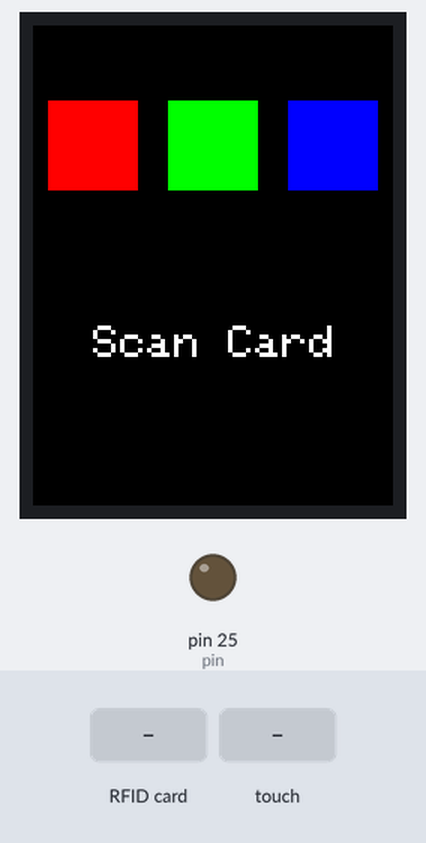
The sketch below on a simulated Arduino Mega 2560, built with avr-gcc and run on an emulated ATmega2560. Shown: 240×320 colour display, output pins drawn as LEDs (lit = HIGH). The test bench sets the inputs (shaded band). Random numbers use the default seed unless the sketch sets one; pins used as bus, display or sensor lines are not drawn; what the sketch prints to the serial monitor is not drawn.

Above: at 1.5 s.
1.6 s: RFID card 5E 7A 19 C4 held to the reader
At 2.4 s:
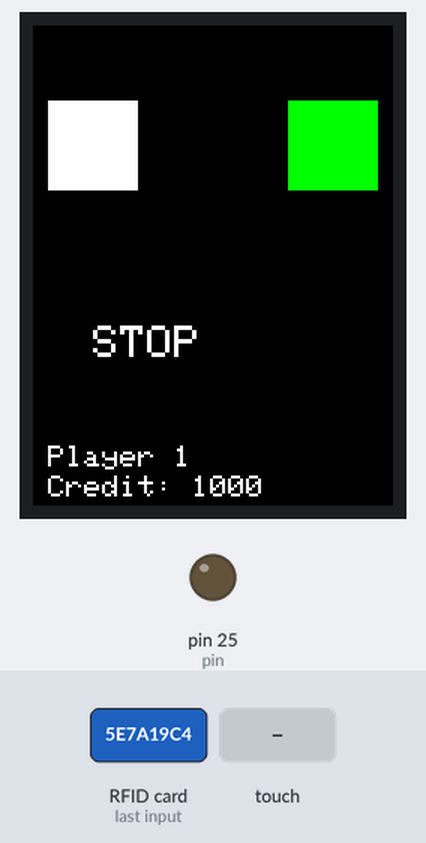
3.2 s: touch panel pressed at 13 % / 10 % of its raw x / y range
At 4.6 s:
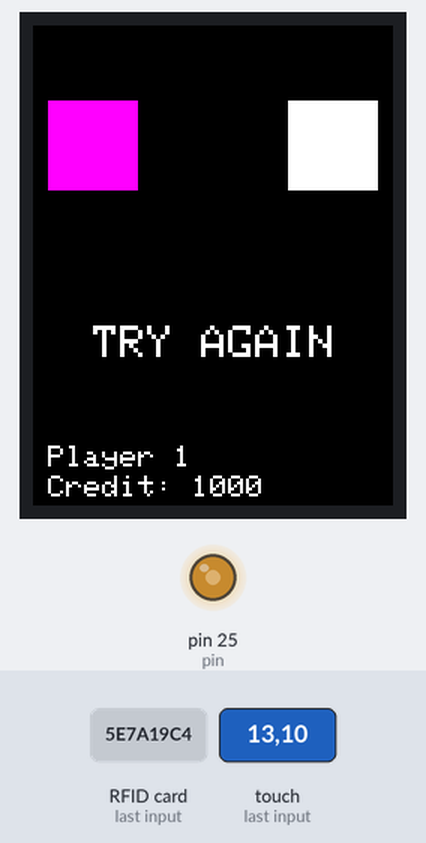
4.8 s: touch panel pressed at 38 % / 10 % of its raw x / y range
At 6.49 s:
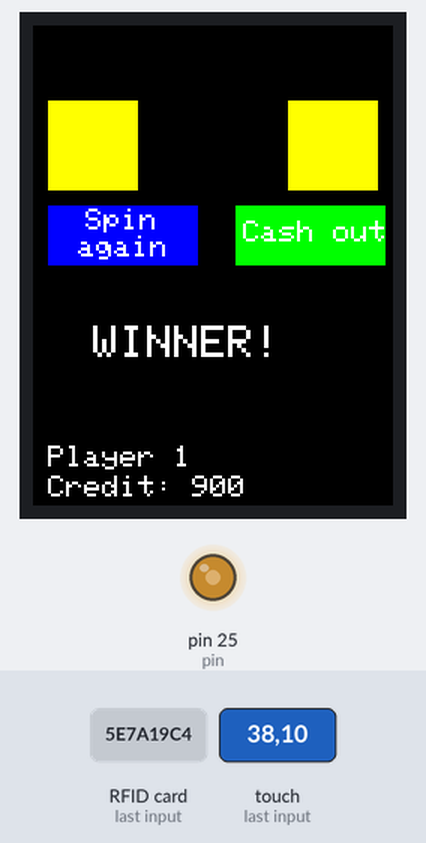
7.8 s: RFID card 5E 7A 19 C4 held to the reader
At 10.3 s:
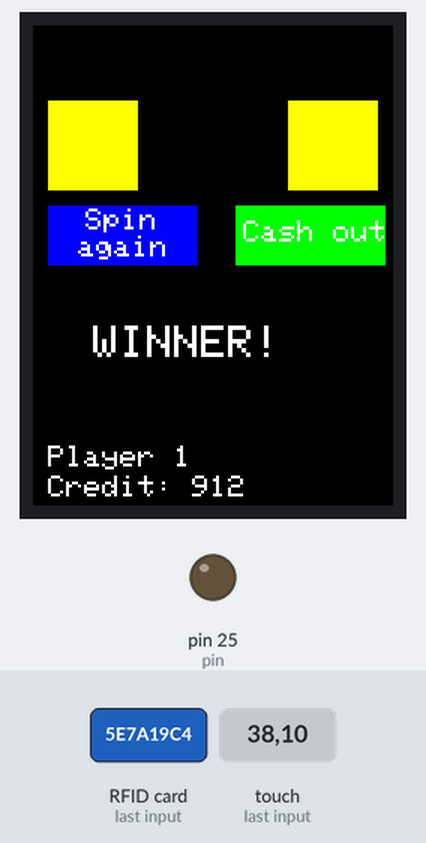
10.6 s: RFID card 53 54 30 3E held to the reader
At 11.6 s:
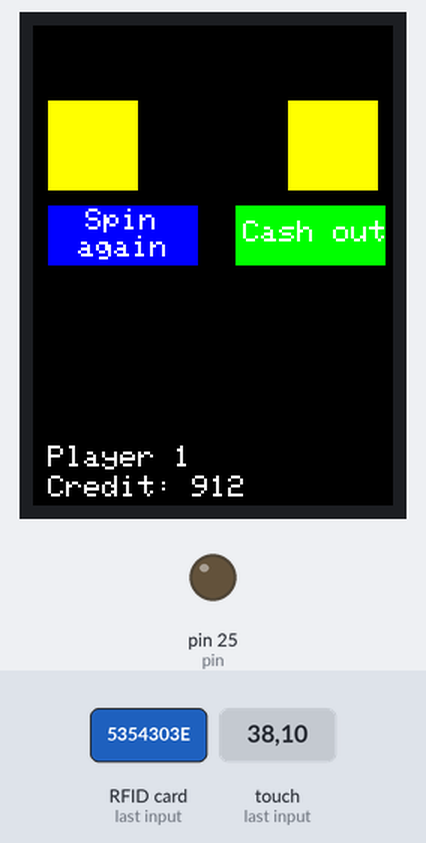
12.1 s: RFID card 5E 7A 19 C4 held to the reader
At 13.3 s:
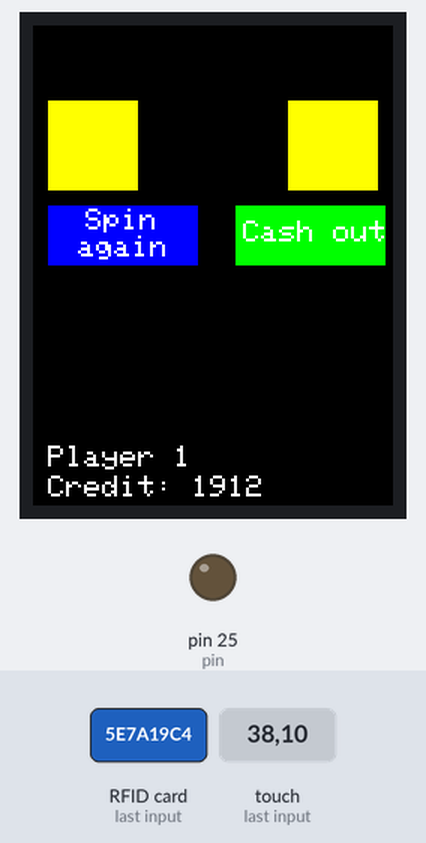
Timing chart, 0 to 14.6 s (numbered marks = the images above; inputs shaded):
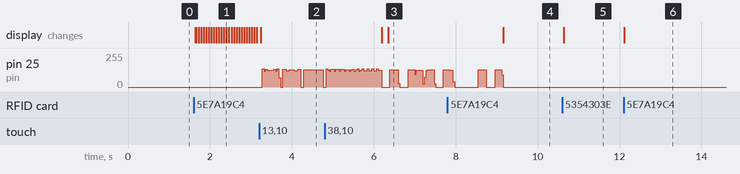

Measured:
- after the input at 1.6 s, the display: first changes at once (image 1 shows a later state)
- after the input at 4.8 s, the display: first changes after 1.4 s (image 3 shows a later state)
- after the input at 7.8 s, the display: changes after 1.4 s (image 4)
- after the input at 10.6 s, the display: changes at once (image 5)
- after the input at 12.1 s, the display: changes at once (image 6)

The sketch:

SlotmaschineAdmin.ino
```cpp
#include <Adafruit_GFX.h>
#include <MCUFRIEND_kbv.h>
#include <TouchScreen.h>
#include <SPI.h>
#include <MFRC522.h>

void storeNewPlayer(byte *uid, int bonus = 0);
// Pins für TFT-Display
#define TFT_CS 10
#define TFT_RST 9
#define TFT_DC 8

// Kalibrierung Touchscreens
const int XP = 8, XM = A2, YP = A3, YM = 9; // Pins für den Touchscreen
const int TS_LEFT = 829, TS_RT = 135, TS_TOP = 168, TS_BOT = 908; // Kalibrierte Werte

TouchScreen ts = TouchScreen(XP, YP, XM, YM, 300);

// TFT Display-Objekt
MCUFRIEND_kbv tft;

// Größe des Displays
#define TFT_WIDTH 320
#define TFT_HEIGHT 240

// Positionen der Symbole auf dem Display
int symbol1X, symbol1Y;
int symbol2X, symbol2Y;
int symbol3X, symbol3Y;
int symbolWidth = 60;
int symbolHeight = 60;

// Statusvariable zum Anhalten der Symbole
bool stopSymbols = false;

// Text zur Anzeige des Status
String statusText = "STOP";
bool statusChanged = true;

// Liste der möglichen Farben (RGB)
const uint8_t colors[][3] = {
  {255, 0, 0}, // Rot
  {255, 0, 0},
  {0, 255, 0}, // Grün
  {0, 255, 0},
  {0, 255, 0},
  {0, 0, 255}, //Blau
  {0, 0, 255},
  {0, 0, 255},
  {0, 0, 255},
  {255, 255, 0}, // Gelb
  {255, 255, 0},
  {255, 255, 0},
  {255, 255, 0},
  {255, 255, 0},
  {255, 0, 255}, // Lila
  {255, 0, 255},
  {255, 0, 255},
  {255, 0, 255},
  {255, 0, 255},
  {255, 255, 255}, // Weiß
  {255, 255, 255},
  {255, 255, 255},
  {255, 255, 255},
  {255, 255, 255},
  {255, 255, 255},
  {0, 0, 0}, // Schwarz
  {0, 0, 0},
  {0, 0, 0},
  {0, 0, 0},
  {0, 0, 0},
  {0, 0, 0},
  {0, 0, 0},
  {0, 0, 0},
  {0, 0, 0}
};
const int numColors = sizeof(colors) / sizeof(colors[0]);

uint16_t color565(uint8_t r, uint8_t g, uint8_t b) {
  return ((r & 0xF8) << 8) | ((g & 0xFC) << 3) | (b >> 3);
}

// Funktion zur Anzeige des Status-Texts
void displayStatusText() {
  tft.fillRect(0, 200, TFT_WIDTH, 40, color565(0, 0, 0)); // Bereich für den Text löschen
  tft.setTextColor(color565(255, 255, 255)); // Textfarbe
  tft.setTextSize(3); // Textgröße
  tft.setCursor(40, 200); // Textposition
  tft.print(statusText); // Status-Text
}

// Funktion zur Anzeige der Buttons
void displayButtons() {
  tft.fillRect(10, 120, 100, 40, color565(0, 0, 255));
  tft.fillRect(135, 120, 100, 40, color565(0, 255, 0));

  tft.setTextColor(color565(255, 255, 255)); // Textfarbe Weiß
  tft.setTextSize(2); // Textgröße
  tft.setCursor(35, 122); // Textposition
  tft.print("Spin");
  tft.setCursor(30, 140); // Textposition
  tft.print("again");

  tft.setCursor(140, 130); // Textposition
  tft.print("Cash out");
}

int pin = 25;
bool winMelody = false;
bool loseMelody = false;

// MFRC522 RFID
#define SS_PIN 53
#define RST_PIN 24

MFRC522 rfid(SS_PIN, RST_PIN);

MFRC522::MIFARE_Key key;

// Max players
#define MAX_PLAYERS 100

// Player struktur
struct Player {
  byte uid[4];
  int credit;
  char name[20];
};

// Player array
Player players[MAX_PLAYERS];
int playerCount = 0;

// Variable zur Speicherung des Spielers
int currentPlayerIndex = -1; // Index zuletzt gescannten Spielers

// Flag to check if admin card has been scanned
bool isAdminCardScanned = false;

bool isAdminCard(byte *uid) {
  byte adminUID[4] = {0x53, 0x54, 0x30, 0x3E};
  return memcmp(uid, adminUID, 4) == 0;
}

void setup() {
  Serial.begin(9600);

  SPI.begin(); // SPI initialisieren für MFRC522
  rfid.PCD_Init(); // MFRC522 initialisieren

  tft.reset(); // TFT zurücksetzen
  uint16_t identifier = tft.readID(); // TFT Display ID lesen

  if (identifier == 0x0 || identifier == 0xFFFF) {
    Serial.println("Unknown LCD driver chip.");
    while (1);
  }

  tft.begin(identifier); // TFT initialisieren

  Serial.print("TFT Display ID: 0x");
  Serial.println(identifier, HEX);

  tft.setRotation(0); // Display-Rotation

  tft.fillScreen(color565(0, 0, 0)); // Hintergrundfarbe TFT-Displays Schwarz

  // Positionen Symbole
  symbol1X = 10;
  symbol1Y = 50;
  symbol2X = 90;
  symbol2Y = 50;
  symbol3X = 170;
  symbol3Y = 50;

  // Anzeigen Slotmaschine
  displaySlotMachine();

  // Status-Text
  displayStatusText();

  // Buzzer
  pinMode(pin, OUTPUT);

  for (byte i = 0; i < 6; i++) {
    key.keyByte[i] = 0xFF;
  }

  // Anzeige "Scan Card"
  displayScanCard();
}

void loop() {
  static uint32_t lastUpdate = 0;

  if (currentPlayerIndex != -1) {
    if (millis() - lastUpdate > 60 && !stopSymbols) { //Intervall
      lastUpdate = millis();
      testDisplay();
    }
    TSPoint p = ts.getPoint();
    pinMode(XM, OUTPUT);
    pinMode(YP, OUTPUT);
    if (p.z > ts.pressureThreshhold) {
      if (stopSymbols) {
        if (statusText == "TRY AGAIN") {
          resetGame();
        } else if (statusText == "WINNER!" || statusText == "JACKPOT") {
          int x = map(p.x, TS_LEFT, TS_RT, 0, TFT_WIDTH);
          int y = map(p.y, TS_TOP, TS_BOT, 0, TFT_HEIGHT);
          if (x > -25 && x < 170 && y > 70 && y < 100) {
            // "Spin again" gedrückt
            resetGame();
          } else if (x > 175 && x < 340 && y > 70 && y < 100) {
            // "Cash out" gedrückt
            cashOut();
          }
        }
      } else {
        stopSymbols = true;
        Serial.println("-100");
        checkWin();
      }
    }

    if (statusChanged) {
      displayStatusText();
      statusChanged = false;
    }
    // Buzzer Melodien
    if (winMelody) {
      playWinMelody();
      winMelody = false;
    }
    if (loseMelody) {
      playLoseMelody();
      loseMelody = false;
    }
  }

  // RFID Loop
  if (!rfid.PICC_IsNewCardPresent())
    return;

  if (!rfid.PICC_ReadCardSerial())
    return;

  if (isAdminCard(rfid.uid.uidByte)) {
    isAdminCardScanned = true;
    Serial.println(F("Admin Karte registriert. Wähle Karte zum Aufladen"));
    displayScanCard(); // Update display with new message
    rfid.PICC_HaltA();
    rfid.PCD_StopCrypto1();
    return;
}


  int playerIndex = findPlayer(rfid.uid.uidByte);
  if (playerIndex == -1) {
    Serial.print(F("New player registriert"));
    if (isAdminCardScanned) {
      if (playerCount < MAX_PLAYERS) {
        storeNewPlayer(rfid.uid.uidByte, 1000); // Store new player with 1000 extra credit
        Serial.println(F(" with 1000 bonus credit."));
        currentPlayerIndex = playerCount - 1; // Setzt den Index des neuen Spielers
        isAdminCardScanned = false; // Reset admin card flag
      } else {
        Serial.println(F("Maximum number of players reached."));
      }
    } else {
      storeNewPlayer(rfid.uid.uidByte);
      currentPlayerIndex = playerCount - 1; // Setzt den Index des neuen Spielers
    }
  } else {
    Serial.println(F("Card already registered."));
    if (isAdminCardScanned) {
      players[playerIndex].credit += 1000; // Add 1000 credit to existing player
      Serial.print(F("1000 credit added to "));
      Serial.println(players[playerIndex].name);
      isAdminCardScanned = false; // Reset admin card flag
    }
    currentPlayerIndex = playerIndex; // Setzt den Index des bestehenden Spielers
  }

  // Spielerinformationen anzeigen
  displayPlayerInfo(currentPlayerIndex);

  // Halt PICC
  rfid.PICC_HaltA();

  // Stop encryption PCD
  rfid.PCD_StopCrypto1();
}

void testDisplay() {
  uint8_t colorIndex1 = random(numColors);
  uint8_t colorIndex2 = random(numColors);
  uint8_t colorIndex3 = random(numColors);

  uint16_t color1 = color565(colors[colorIndex1][0], colors[colorIndex1][1], colors[colorIndex1][2]);
  uint16_t color2 = color565(colors[colorIndex2][0], colors[colorIndex2][1], colors[colorIndex2][2]);
  uint16_t color3 = color565(colors[colorIndex3][0], colors[colorIndex3][1], colors[colorIndex3][2]);

  tft.fillRect(symbol1X, symbol1Y, symbolWidth, symbolHeight, color1); // Zufällige Farbe für Symbol 1
  tft.fillRect(symbol2X, symbol2Y, symbolWidth, symbolHeight, color2); // Zufällige Farbe für Symbol 2
  tft.fillRect(symbol3X, symbol3Y, symbolWidth, symbolHeight, color3); // Zufällige Farbe für Symbol 3
}

// Funktion zur Anzeige der Slotmaschine auf Display
void displaySlotMachine() {
  // Symbole als farbige Rechtecke darstellen
  tft.fillRect(symbol1X, symbol1Y, symbolWidth, symbolHeight, color565(255, 0, 0)); // Symbol 1 in Rot
  tft.fillRect(symbol2X, symbol2Y, symbolWidth, symbolHeight, color565(0, 255, 0)); // Symbol 2 in Grün
  tft.fillRect(symbol3X, symbol3Y, symbolWidth, symbolHeight, color565(0, 0, 255)); // Symbol 3 in Blau
}

// Funktion zur Überprüfung des Gewinns
void checkWin() {
  uint16_t color1 = tft.readPixel(symbol1X + symbolWidth / 2, symbol1Y + symbolHeight / 2);
  uint16_t color2 = tft.readPixel(symbol2X + symbolWidth / 2, symbol2Y + symbolHeight / 2);
  uint16_t color3 = tft.readPixel(symbol3X + symbolWidth / 2, symbol3Y + symbolHeight / 2);

  int payout = 0;

  if (color1 == color2 && color2 == color3) {
    if (color1 == color565(255, 0, 0)) {
      statusText = "JACKPOT"; // Status-Text auf "JACKPOT" setzen
    } else {
      statusText = "WINNER!"; // Status-Text auf "WINNER!" setzen
    }
    winMelody = true;
    loseMelody = false;

    // Berechnung des Gewinns
    payout = calculatePayout(color1, color2, color3, true); // Berechnung des Gewinns bei 3 gleichen Farben

  } else if (color1 == color2 || color1 == color3 || color2 == color3) {
    statusText = "WINNER!"; // Status-Text "WINNER!"
    winMelody = true;
    loseMelody = false;

    // Berechnung des Gewinns
    payout = calculatePayout(color1, color2, color3, false); // Berechnung des Gewinns bei 2 gleichen Farben

  } else {
    statusText = "TRY AGAIN"; // Status-Text "TRY AGAIN"
    winMelody = false;
    loseMelody = true;
    payout = 0;
  }

  if (currentPlayerIndex != -1) {
    // Credit aktualisieren
    players[currentPlayerIndex].credit -= 100; // Einsatz abziehen

    // Überprüfen ob der Gewinn größer ist als der Einsatz
    if (payout > 100) {
      players[currentPlayerIndex].credit += payout; // Gewinn hinzufügen
      if (statusText != "JACKPOT") {
        statusText = "WINNER!";
      }
      winMelody = true;
      loseMelody = false;
      displayButtons(); // Buttons anzeigen, wenn Gewinn größer als Einsatz
    } else {
      statusText = "TRY AGAIN";
      winMelody = false;
      loseMelody = true;
      // Buttons nicht anzeigen, wenn Gewinn kleiner als Einsatz
    }

    // Serial Monitor Output
    Serial.print("+ ");
    Serial.println(payout);
    Serial.print("Neuer Credit für ");
    Serial.print(players[currentPlayerIndex].name); // Verwendet den Namen des aktuellen Spielers (Player X)
    Serial.print(": ");
    Serial.println(players[currentPlayerIndex].credit);
    Serial.println();
  } else {
    Serial.println("Kein Spieler registriert!");
  }

  statusChanged = true; // Status geändert

}

// Funktion zum Berechnen des Gewinns basierend auf den Farben
int calculatePayout(uint16_t color1, uint16_t color2, uint16_t color3, bool threeSame) {
  int payout = 0;

  // Multiplikatoren
  float multiplier2 = 1.5f;
  float multiplier3 = 2.5f;

  // Farben Werte
  int valueRed = 500;
  int valueGreen = 200;
  int valueBlue = 100;
  int valueYellow = 75;
  int valueMagenta = 50;
  int valueWhite = 10;
  int valueBlack = 5;

  if (threeSame) {
    if (color1 == color565(255, 0, 0)) payout = valueRed * multiplier3;
    else if (color1 == color565(0, 255, 0)) payout = valueGreen * multiplier3;
    else if (color1 == color565(0, 0, 255)) payout = valueBlue * multiplier3;
    else if (color1 == color565(255, 255, 0)) payout = valueYellow * multiplier3;
    else if (color1 == color565(255, 0, 255)) payout = valueMagenta * multiplier3;
    else if (color1 == color565(255, 255, 255)) payout = valueWhite * multiplier3;
    else if (color1 == color565(0, 0, 0)) payout = valueBlack * multiplier3;
  } else {
    if (color1 == color2 || color1 == color3) {
      if (color1 == color565(255, 0, 0)) payout = valueRed * multiplier2;
      else if (color1 == color565(0, 255, 0)) payout = valueGreen * multiplier2;
      else if (color1 == color565(0, 0, 255)) payout = valueBlue * multiplier2;
      else if (color1 == color565(255, 255, 0)) payout = valueYellow * multiplier2;
      else if (color1 == color565(255, 0, 255)) payout = valueMagenta * multiplier2;
      else if (color1 == color565(255, 255, 255)) payout = valueWhite * multiplier2;
      else if (color1 == color565(0, 0, 0)) payout = valueBlack * multiplier2;
    } else if (color2 == color3) {
      if (color2 == color565(255, 0, 0)) payout = valueRed * multiplier2;
      else if (color2 == color565(0, 255, 0)) payout = valueGreen * multiplier2;
      else if (color2 == color565(0, 0, 255)) payout = valueBlue * multiplier2;
      else if (color2 == color565(255, 255, 0)) payout = valueYellow * multiplier2;
      else if (color2 == color565(255, 0, 255)) payout = valueMagenta * multiplier2;
      else if (color2 == color565(255, 255, 255)) payout = valueWhite * multiplier2;
      else if (color2 == color565(0, 0, 0)) payout = valueBlack * multiplier2;
    }
  }

  return payout;
}

// Funktion fürs Spiel Zurücksetzen
void resetGame() {
  stopSymbols = false;
  statusText = "STOP";
  statusChanged = true;
  tft.fillScreen(color565(0, 0, 0)); // Bildschirm löschen
  displaySlotMachine(); // Slotmaschine erneut anzeigen
  displayPlayerInfo(currentPlayerIndex); // Spielerinformationen wieder anzeigen
}

// Funktion zum Auszahlen des Gewinns und Beenden des Spiels
void cashOut() {
  tft.fillScreen(color565(0, 0, 0));
  tft.setTextColor(color565(255, 255, 255));
  tft.setTextSize(3);
  tft.setCursor(60, 100);
  tft.print("CASH OUT");
  Serial.println("CASH OUT");

  // Speichern des aktualisierten Spielercredits
  Serial.print("Player ");
  Serial.print(currentPlayerIndex + 1);
  Serial.print(": Credit = ");
  Serial.println(players[currentPlayerIndex].credit);

  // Reset des aktuellen Spielers
  currentPlayerIndex = -1;
}

// Funktion zur Wiedergabe der Gewinnmelodie
void playWinMelody() {
  for (int repeat = 0; repeat <= 110; repeat++) {
    digitalWrite(pin, HIGH);
    delayMicroseconds(956);
    digitalWrite(pin, LOW);
    delayMicroseconds(956);
  }
  delay(230);
  for (int repeat = 0; repeat <= 70; repeat++) {
    digitalWrite(pin, HIGH);
    delayMicroseconds(1276);
    digitalWrite(pin, LOW);
    delayMicroseconds(1276);
  }
  delay(10);
  for (int repeat = 0; repeat <= 70; repeat++) {
    digitalWrite(pin, HIGH);
    delayMicroseconds(1276);
    digitalWrite(pin, LOW);
    delayMicroseconds(1276);
  }
  delay(50);
  for (int repeat = 0; repeat <= 100; repeat++) {
    digitalWrite(pin, HIGH);
    delayMicroseconds(1136);
    digitalWrite(pin, LOW);
    delayMicroseconds(1136);
  }
  delay(200);
  for (int repeat = 0; repeat <= 100; repeat++) {
    digitalWrite(pin, HIGH);
    delayMicroseconds(1276);
    digitalWrite(pin, LOW);
    delayMicroseconds(1276);
  }
  delay(600);
  for (int repeat = 0; repeat <= 100; repeat++) {
    digitalWrite(pin, HIGH);
    delayMicroseconds(1012);
    digitalWrite(pin, LOW);
    delayMicroseconds(1012);
  }
  delay(210);
  for (int repeat = 0; repeat <= 100; repeat++) {
    digitalWrite(pin, HIGH);
    delayMicroseconds(956);
    digitalWrite(pin, LOW);
    delayMicroseconds(956);
  }
}

// Funktion zur Wiedergabe der Verlustmelodie
void playLoseMelody() {
  for (int repeat = 0; repeat <= 60; repeat++) {
    digitalWrite(pin, HIGH);
    delayMicroseconds(3597);
    digitalWrite(pin, LOW);
    delayMicroseconds(3597);
  }
  delay(50);
  for (int repeat = 0; repeat <= 60; repeat++) {
    digitalWrite(pin, HIGH);
    delayMicroseconds(3817);
    digitalWrite(pin, LOW);
    delayMicroseconds(3817);
  }
  delay(50);
  for (int repeat = 0; repeat <= 60; repeat++) {
    digitalWrite(pin, HIGH);
    delayMicroseconds(4065);
    digitalWrite(pin, LOW);
    delayMicroseconds(4065);
  }
  delay(50);
  for (int repeat = 0; repeat <= 160; repeat++) {
    digitalWrite(pin, HIGH);
    delayMicroseconds(4274);
    digitalWrite(pin, LOW);
    delayMicroseconds(4274);
  }
}


int findPlayer(byte *uid) {
  for (int i = 0; i < playerCount; i++) {
    if (memcmp(players[i].uid, uid, 4) == 0) {
      return i;
    }
  }
  return -1;
}

// new player mit 1000 credits
void storeNewPlayer(byte *uid, int bonus) {
  memcpy(players[playerCount].uid, uid, 4);
  players[playerCount].credit = 1000 + bonus; // Anfangscresit mit Bonus
  sprintf(players[playerCount].name, "Player %d", playerCount + 1);
  playerCount++;

  // Print new player info
  displayPlayerInfo(playerCount - 1);
}


 // player info anzeigen

void displayPlayerInfo(int playerIndex) {
  // Hintergrund für Spielerinformationen löschent
  tft.fillRect(0, 280, TFT_WIDTH, 40, color565(0, 0, 0));

  // Spielerinformationen anzeigen
  tft.setTextColor(color565(255, 255, 255));
  tft.setTextSize(2);
  tft.setCursor(10, 280);
  tft.print(players[playerIndex].name);
  tft.println();
  tft.setCursor(10, 300);
  tft.print("Credit: ");
  tft.print(players[playerIndex].credit);
}


 // "Scan Card" anzeigen

void displayScanCard() {
    tft.fillRect(0, 200, TFT_WIDTH, 40, color565(0, 0, 0)); // Bereich für Text löschen
    tft.setTextColor(color565(255, 255, 255)); // Textfarbe Weiß
    tft.setTextSize(3); // Textgröße
    tft.setCursor(40, 200); // Textposition

    if (isAdminCardScanned) {
        if (!isAdminCardScanned){
          tft.print("STOP");
        }
    } else {
        tft.print("Scan Card");
    }
}


// Hex Zahlen zu Serial umwandeln

void printHex(byte *buffer, byte bufferSize) {
  for (byte i = 0; i < bufferSize; i++) {
    Serial.print(buffer[i] < 0x10 ? " 0" : " ");
    Serial.print(buffer[i], HEX);
  }
}
```
